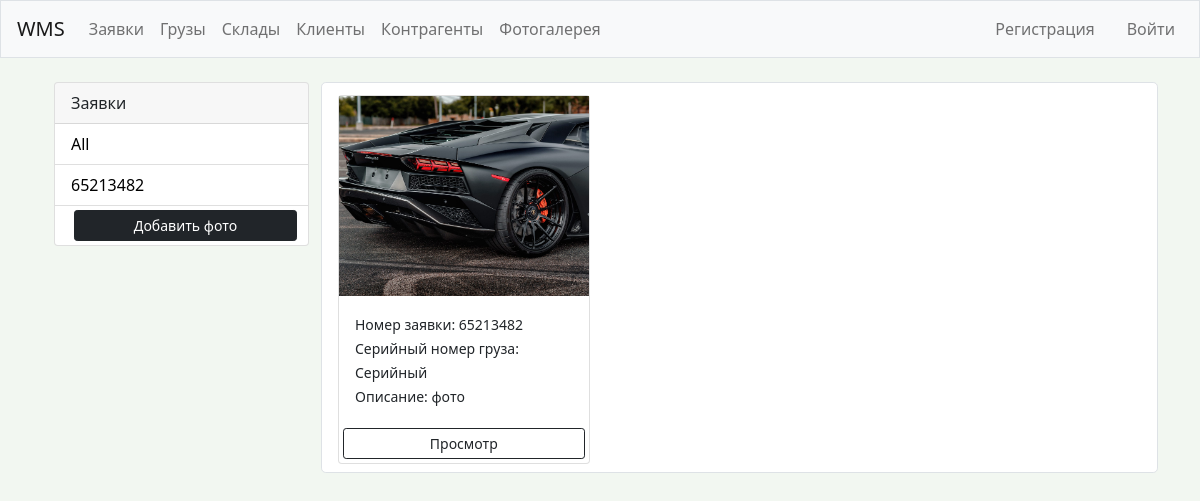
/main/, run on the app's committed database.
### wms/models.py (models this page shows, shortened)
class Order(models.Model):
    logistic_order = models.CharField(max_length=200)
    client = models.ForeignKey(Client, on_delete=models.SET_NULL, blank=True, null=True)
    customer = models.ForeignKey(Customer, on_delete=models.SET_NULL, blank=True, null=True)
    storage = models.ForeignKey(Storage, on_delete=models.SET_NULL, null=True)
    status = models.CharField(
        max_length=10,
        choices=OrderStatus.choices,
        default=OrderStatus.draft,
    )
    date_in = models.DateField('Дата приема', blank=True, null=True)
    date_out = models.DateField('Дата отгрузки', blank=True, null=True)
    driver = models.CharField(max_length=200, blank=True, null=True)
    driver_car = models.CharField(max_length=200, blank=True, null=True)
    storage_order = models.CharField(max_length=200, blank=True, null=True)
    date_created = models.DateTimeField('date published', auto_now_add=True)

class AtmPhoto(models.Model):
    description = models.CharField(max_length=200, blank=True, null=True)
    atm = models.ForeignKey(Atm, on_delete=models.SET_NULL, null=True)
    order = models.ForeignKey(Order, on_delete=models.SET_NULL, null=True)
    date_added = models.DateTimeField(auto_now_add=True)
    image = models.ImageField(blank=True, null=True)

class Atm(models.Model):
    status = models.CharField(
        max_length=10,
        choices=Status.choices,
        default=Status.in_reserve,
    )
    client = models.ForeignKey(Client, on_delete=models.SET_NULL, null=True)
    storage = models.ForeignKey(Storage, on_delete=models.SET_NULL, null=True)
    name = models.CharField(max_length=200)
    serial_num = models.CharField(max_length=200)
    atm_id = models.CharField(max_length=200, blank=True, null=True)
    size = models.CharField(
        max_length=10,
        choices=Size.choices,
        default=Size.EUR,
    )
    commentary = models.CharField(max_length=200, blank=True, null=True)

### gallery/views.py (the view)
# urls.py: path('main/', views.main, name='main'),
def main(request):
    order = request.GET.get('order')
    if order == None:
        photos = AtmPhoto.objects.all()
    else:
        photos = AtmPhoto.objects.filter(order__logistic_order=order)
    orders = Order.objects.all()
    context = {'orders': orders, 'photos': photos}
    return render(request, 'gallery/main.html', context)

### gallery/templates/gallery/main.html (shortened to what this page needs)
{% extends "wms/base.html" %}
{% block content %}
<!DOCTYPE html>
<html lang="en">
<head>
    <link href="https://cdn.jsdelivr.net/npm/bootstrap@5.0.0-beta1/dist/css/bootstrap.min.css" rel="stylesheet"
>
</head>
<body class="m-5">
    <div class="container">
        <div class="row">
            <div class="col-md-3">
                <div class="card">
                    <div class="card-header">
                        Заявки
                    </div>
                    <ul class="list-group list-group-flush">
                        <li class="list-group-item">
                            <a href="{% url 'gallery:main' %}">All</a>
                        </li>
                        {% for order in orders %}
                        <li class=" list-group-item">
                            <a href="{% url 'gallery:main' %}?order={{order.logistic_order}}">
                                {{order.logistic_order}}
                            </a>
                        </li>
                        {% endfor %}
                        <div class="col">
                            <a href="{% url 'gallery:add' %}" class="btn btn-dark btn-block btn-sm m-1">Добавить фото</a>
                        </div>
                    </ul>
                </div>
            </div>
            <div class="col-md-9 border border-1 pl-3 pr-3 pt-1 mb-2 bg-white bg-gradient rounded-3">
                <div class="row">
                    {% for photo in photos %}
                    <div class="col-md-4">
                        <div class="card my-2">
                            <img class="image-thumbail" src="{{photo.image.url}}" alt="Card image cap">
                            <div class="card-body">
                                <small>Номер заявки: {{photo.order.logistic_order}}</small><br>
                                <small>Серийный номер груза: {{photo.atm.serial_num}}</small><br>
                                <small>Описание: {{photo.description}}</small>
                            </div>
                            <a href="{% url 'gallery:photo' photo.id %}" class="btn btn-outline-dark btn-sm m-1">Просмотр</a>
                        </div>
                    </div>
                    {% empty %}
                    <h4>Фотографии отсутствуют...</h4>
                    {% endfor %}
                </div>
            </div>
        </div>
    </div>
</body>
</html>
{% endblock content %}

### gallery/templates/gallery/main.html (style rules this page uses)
.image-thumbail { height: 200px; object-fit: cover; }
.list-group-item a { text-decoration: none; color: black; }

### data on the page
Order: logistic_order "65213482"
AtmPhoto: image (picture), order.logistic_order "65213482", atm.serial_num "Серийный", description "фото"
